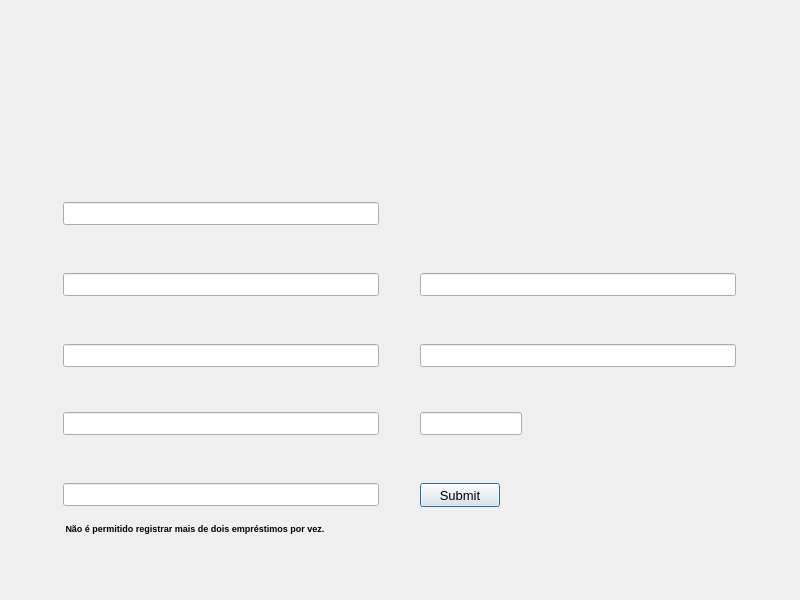
<?xml version="1.0" encoding="UTF-8"?>
<ui version="4.0">
 <class>Emp</class>
 <widget class="QDialog" name="Emp">
  <property name="geometry">
   <rect>
    <x>0</x>
    <y>0</y>
    <width>800</width>
    <height>600</height>
   </rect>
  </property>
  <property name="minimumSize">
   <size>
    <width>800</width>
    <height>600</height>
   </size>
  </property>
  <property name="maximumSize">
   <size>
    <width>800</width>
    <height>600</height>
   </size>
  </property>
  <property name="font">
   <font>
    <pointsize>10</pointsize>
   </font>
  </property>
  <property name="windowTitle">
   <string>Dialog</string>
  </property>
  <widget class="QLabel" name="empback">
   <property name="geometry">
    <rect>
     <x>0</x>
     <y>0</y>
     <width>800</width>
     <height>600</height>
    </rect>
   </property>
   <property name="text">
    <string/>
   </property>
  </widget>
  <widget class="QPushButton" name="enviar">
   <property name="geometry">
    <rect>
     <x>420</x>
     <y>483</y>
     <width>80</width>
     <height>24</height>
    </rect>
   </property>
   <property name="text">
    <string>Submit</string>
   </property>
  </widget>
  <widget class="QLabel" name="erro">
   <property name="enabled">
    <bool>true</bool>
   </property>
   <property name="geometry">
    <rect>
     <x>63</x>
     <y>520</y>
     <width>371</width>
     <height>16</height>
    </rect>
   </property>
   <property name="palette">
    <palette>
     <active>
      <colorrole role="WindowText">
       <brush brushstyle="SolidPattern">
        <color alpha="255">
         <red>0</red>
         <green>0</green>
         <blue>0</blue>
        </color>
       </brush>
      </colorrole>
      <colorrole role="Button">
       <brush brushstyle="SolidPattern">
        <color alpha="255">
         <red>240</red>
         <green>240</green>
         <blue>240</blue>
        </color>
       </brush>
      </colorrole>
      <colorrole role="Light">
       <brush brushstyle="SolidPattern">
        <color alpha="255">
         <red>255</red>
         <green>255</green>
         <blue>255</blue>
        </color>
       </brush>
      </colorrole>
      <colorrole role="Midlight">
       <brush brushstyle="SolidPattern">
        <color alpha="255">
         <red>227</red>
         <green>227</green>
         <blue>227</blue>
        </color>
       </brush>
      </colorrole>
      <colorrole role="Dark">
       <brush brushstyle="SolidPattern">
        <color alpha="255">
         <red>160</red>
         <green>160</green>
         <blue>160</blue>
        </color>
       </brush>
      </colorrole>
      <colorrole role="Mid">
       <brush brushstyle="SolidPattern">
        <color alpha="255">
         <red>160</red>
         <green>160</green>
         <blue>160</blue>
        </color>
       </brush>
      </colorrole>
      <colorrole role="Text">
       <brush brushstyle="SolidPattern">
        <color alpha="255">
         <red>0</red>
         <green>0</green>
         <blue>0</blue>
        </color>
       </brush>
      </colorrole>
      <colorrole role="BrightText">
       <brush brushstyle="SolidPattern">
        <color alpha="255">
         <red>255</red>
         <green>255</green>
         <blue>255</blue>
        </color>
       </brush>
      </colorrole>
      <colorrole role="ButtonText">
       <brush brushstyle="SolidPattern">
        <color alpha="255">
         <red>0</red>
         <green>0</green>
         <blue>0</blue>
        </color>
       </brush>
      </colorrole>
      <colorrole role="Base">
       <brush brushstyle="SolidPattern">
        <color alpha="255">
         <red>255</red>
         <green>255</green>
         <blue>255</blue>
        </color>
       </brush>
      </colorrole>
      <colorrole role="Window">
       <brush brushstyle="SolidPattern">
        <color alpha="255">
         <red>240</red>
         <green>240</green>
         <blue>240</blue>
        </color>
       </brush>
      </colorrole>
      <colorrole role="Shadow">
       <brush brushstyle="SolidPattern">
        <color alpha="255">
         <red>105</red>
         <green>105</green>
         <blue>105</blue>
        </color>
       </brush>
      </colorrole>
      <colorrole role="Highlight">
       <brush brushstyle="SolidPattern">
        <color alpha="255">
         <red>0</red>
         <green>120</green>
         <blue>215</blue>
        </color>
       </brush>
      </colorrole>
      <colorrole role="HighlightedText">
       <brush brushstyle="SolidPattern">
        <color alpha="255">
         <red>255</red>
         <green>255</green>
         <blue>255</blue>
        </color>
       </brush>
      </colorrole>
      <colorrole role="Link">
       <brush brushstyle="SolidPattern">
        <color alpha="255">
         <red>0</red>
         <green>0</green>
         <blue>255</blue>
        </color>
       </brush>
      </colorrole>
      <colorrole role="LinkVisited">
       <brush brushstyle="SolidPattern">
        <color alpha="255">
         <red>255</red>
         <green>0</green>
         <blue>255</blue>
        </color>
       </brush>
      </colorrole>
      <colorrole role="AlternateBase">
       <brush brushstyle="SolidPattern">
        <color alpha="255">
         <red>245</red>
         <green>245</green>
         <blue>245</blue>
        </color>
       </brush>
      </colorrole>
      <colorrole role="NoRole">
       <brush brushstyle="SolidPattern">
        <color alpha="255">
         <red>0</red>
         <green>0</green>
         <blue>0</blue>
        </color>
       </brush>
      </colorrole>
      <colorrole role="ToolTipBase">
       <brush brushstyle="SolidPattern">
        <color alpha="255">
         <red>255</red>
         <green>255</green>
         <blue>220</blue>
        </color>
       </brush>
      </colorrole>
      <colorrole role="ToolTipText">
       <brush brushstyle="SolidPattern">
        <color alpha="255">
         <red>0</red>
         <green>0</green>
         <blue>0</blue>
        </color>
       </brush>
      </colorrole>
      <colorrole role="PlaceholderText">
       <brush brushstyle="SolidPattern">
        <color alpha="128">
         <red>0</red>
         <green>0</green>
         <blue>0</blue>
        </color>
       </brush>
      </colorrole>
     </active>
     <inactive>
      <colorrole role="WindowText">
       <brush brushstyle="SolidPattern">
        <color alpha="255">
         <red>0</red>
         <green>0</green>
         <blue>0</blue>
        </color>
       </brush>
      </colorrole>
      <colorrole role="Button">
       <brush brushstyle="SolidPattern">
        <color alpha="255">
         <red>240</red>
         <green>240</green>
         <blue>240</blue>
        </color>
       </brush>
      </colorrole>
      <colorrole role="Light">
       <brush brushstyle="SolidPattern">
        <color alpha="255">
         <red>255</red>
         <green>255</green>
         <blue>255</blue>
        </color>
       </brush>
      </colorrole>
      <colorrole role="Midlight">
       <brush brushstyle="SolidPattern">
        <color alpha="255">
         <red>227</red>
         <green>227</green>
         <blue>227</blue>
        </color>
       </brush>
      </colorrole>
      <colorrole role="Dark">
       <brush brushstyle="SolidPattern">
        <color alpha="255">
         <red>160</red>
         <green>160</green>
         <blue>160</blue>
        </color>
       </brush>
      </colorrole>
      <colorrole role="Mid">
       <brush brushstyle="SolidPattern">
        <color alpha="255">
         <red>160</red>
         <green>160</green>
         <blue>160</blue>
        </color>
       </brush>
      </colorrole>
      <colorrole role="Text">
       <brush brushstyle="SolidPattern">
        <color alpha="255">
         <red>0</red>
         <green>0</green>
         <blue>0</blue>
        </color>
       </brush>
      </colorrole>
      <colorrole role="BrightText">
       <brush brushstyle="SolidPattern">
        <color alpha="255">
         <red>255</red>
         <green>255</green>
         <blue>255</blue>
        </color>
       </brush>
      </colorrole>
      <colorrole role="ButtonText">
       <brush brushstyle="SolidPattern">
        <color alpha="255">
         <red>0</red>
         <green>0</green>
         <blue>0</blue>
        </color>
       </brush>
      </colorrole>
      <colorrole role="Base">
       <brush brushstyle="SolidPattern">
        <color alpha="255">
         <red>255</red>
         <green>255</green>
         <blue>255</blue>
        </color>
       </brush>
      </colorrole>
      <colorrole role="Window">
       <brush brushstyle="SolidPattern">
        <color alpha="255">
         <red>240</red>
         <green>240</green>
         <blue>240</blue>
        </color>
       </brush>
      </colorrole>
      <colorrole role="Shadow">
       <brush brushstyle="SolidPattern">
        <color alpha="255">
         <red>105</red>
         <green>105</green>
         <blue>105</blue>
        </color>
       </brush>
      </colorrole>
      <colorrole role="Highlight">
       <brush brushstyle="SolidPattern">
        <color alpha="255">
         <red>240</red>
         <green>240</green>
         <blue>240</blue>
        </color>
       </brush>
      </colorrole>
      <colorrole role="HighlightedText">
       <brush brushstyle="SolidPattern">
        <color alpha="255">
         <red>0</red>
         <green>0</green>
         <blue>0</blue>
        </color>
       </brush>
      </colorrole>
      <colorrole role="Link">
       <brush brushstyle="SolidPattern">
        <color alpha="255">
         <red>0</red>
         <green>0</green>
         <blue>255</blue>
        </color>
       </brush>
      </colorrole>
      <colorrole role="LinkVisited">
       <brush brushstyle="SolidPattern">
        <color alpha="255">
         <red>255</red>
         <green>0</green>
         <blue>255</blue>
        </color>
       </brush>
      </colorrole>
      <colorrole role="AlternateBase">
       <brush brushstyle="SolidPattern">
        <color alpha="255">
         <red>245</red>
         <green>245</green>
         <blue>245</blue>
        </color>
       </brush>
      </colorrole>
      <colorrole role="NoRole">
       <brush brushstyle="NoBrush">
        <color alpha="255">
         <red>0</red>
         <green>0</green>
         <blue>0</blue>
        </color>
       </brush>
      </colorrole>
      <colorrole role="ToolTipBase">
       <brush brushstyle="SolidPattern">
        <color alpha="255">
         <red>255</red>
         <green>255</green>
         <blue>220</blue>
        </color>
       </brush>
      </colorrole>
      <colorrole role="ToolTipText">
       <brush brushstyle="SolidPattern">
        <color alpha="255">
         <red>0</red>
         <green>0</green>
         <blue>0</blue>
        </color>
       </brush>
      </colorrole>
      <colorrole role="PlaceholderText">
       <brush brushstyle="SolidPattern">
        <color alpha="128">
         <red>0</red>
         <green>0</green>
         <blue>0</blue>
        </color>
       </brush>
      </colorrole>
     </inactive>
     <disabled>
      <colorrole role="WindowText">
       <brush brushstyle="SolidPattern">
        <color alpha="255">
         <red>120</red>
         <green>120</green>
         <blue>120</blue>
        </color>
       </brush>
      </colorrole>
      <colorrole role="Button">
       <brush brushstyle="SolidPattern">
        <color alpha="255">
         <red>240</red>
         <green>240</green>
         <blue>240</blue>
        </color>
       </brush>
      </colorrole>
      <colorrole role="Light">
       <brush brushstyle="SolidPattern">
        <color alpha="255">
         <red>255</red>
         <green>255</green>
         <blue>255</blue>
        </color>
       </brush>
      </colorrole>
      <colorrole role="Midlight">
       <brush brushstyle="SolidPattern">
        <color alpha="255">
         <red>247</red>
         <green>247</green>
         <blue>247</blue>
        </color>
       </brush>
      </colorrole>
      <colorrole role="Dark">
       <brush brushstyle="SolidPattern">
        <color alpha="255">
         <red>160</red>
         <green>160</green>
         <blue>160</blue>
        </color>
       </brush>
      </colorrole>
      <colorrole role="Mid">
       <brush brushstyle="SolidPattern">
        <color alpha="255">
         <red>160</red>
         <green>160</green>
         <blue>160</blue>
        </color>
       </brush>
      </colorrole>
      <colorrole role="Text">
       <brush brushstyle="SolidPattern">
        <color alpha="255">
         <red>120</red>
         <green>120</green>
         <blue>120</blue>
        </color>
       </brush>
      </colorrole>
      <colorrole role="BrightText">
       <brush brushstyle="SolidPattern">
        <color alpha="255">
         <red>255</red>
         <green>255</green>
         <blue>255</blue>
        </color>
       </brush>
      </colorrole>
      <colorrole role="ButtonText">
       <brush brushstyle="SolidPattern">
        <color alpha="255">
         <red>120</red>
         <green>120</green>
         <blue>120</blue>
        </color>
       </brush>
      </colorrole>
      <colorrole role="Base">
       <brush brushstyle="SolidPattern">
        <color alpha="255">
         <red>240</red>
         <green>240</green>
         <blue>240</blue>
        </color>
       </brush>
      </colorrole>
      <colorrole role="Window">
       <brush brushstyle="SolidPattern">
        <color alpha="255">
         <red>240</red>
         <green>240</green>
         <blue>240</blue>
        </color>
       </brush>
      </colorrole>
      <colorrole role="Shadow">
       <brush brushstyle="SolidPattern">
        <color alpha="255">
         <red>0</red>
         <green>0</green>
         <blue>0</blue>
        </color>
       </brush>
      </colorrole>
      <colorrole role="Highlight">
       <brush brushstyle="SolidPattern">
        <color alpha="255">
         <red>0</red>
         <green>120</green>
         <blue>215</blue>
        </color>
       </brush>
      </colorrole>
      <colorrole role="HighlightedText">
       <brush brushstyle="SolidPattern">
        <color alpha="255">
         <red>255</red>
         <green>255</green>
         <blue>255</blue>
        </color>
       </brush>
      </colorrole>
      <colorrole role="Link">
       <brush brushstyle="SolidPattern">
        <color alpha="255">
         <red>0</red>
         <green>0</green>
         <blue>255</blue>
        </color>
       </brush>
      </colorrole>
      <colorrole role="LinkVisited">
       <brush brushstyle="SolidPattern">
        <color alpha="255">
         <red>255</red>
         <green>0</green>
         <blue>255</blue>
        </color>
       </brush>
      </colorrole>
      <colorrole role="AlternateBase">
       <brush brushstyle="SolidPattern">
        <color alpha="255">
         <red>245</red>
         <green>245</green>
         <blue>245</blue>
        </color>
       </brush>
      </colorrole>
      <colorrole role="NoRole">
       <brush brushstyle="NoBrush">
        <color alpha="255">
         <red>0</red>
         <green>0</green>
         <blue>0</blue>
        </color>
       </brush>
      </colorrole>
      <colorrole role="ToolTipBase">
       <brush brushstyle="SolidPattern">
        <color alpha="255">
         <red>255</red>
         <green>255</green>
         <blue>220</blue>
        </color>
       </brush>
      </colorrole>
      <colorrole role="ToolTipText">
       <brush brushstyle="SolidPattern">
        <color alpha="255">
         <red>0</red>
         <green>0</green>
         <blue>0</blue>
        </color>
       </brush>
      </colorrole>
      <colorrole role="PlaceholderText">
       <brush brushstyle="SolidPattern">
        <color alpha="128">
         <red>0</red>
         <green>0</green>
         <blue>0</blue>
        </color>
       </brush>
      </colorrole>
     </disabled>
    </palette>
   </property>
   <property name="font">
    <font>
     <pointsize>7</pointsize>
     <bold>true</bold>
    </font>
   </property>
   <property name="text">
    <string> Não é permitido registrar mais de dois empréstimos por vez.</string>
   </property>
  </widget>
  <widget class="QLineEdit" name="name">
   <property name="geometry">
    <rect>
     <x>63</x>
     <y>202</y>
     <width>316</width>
     <height>23</height>
    </rect>
   </property>
  </widget>
  <widget class="QLineEdit" name="addr">
   <property name="geometry">
    <rect>
     <x>63</x>
     <y>273</y>
     <width>316</width>
     <height>23</height>
    </rect>
   </property>
  </widget>
  <widget class="QLineEdit" name="email">
   <property name="geometry">
    <rect>
     <x>63</x>
     <y>344</y>
     <width>316</width>
     <height>23</height>
    </rect>
   </property>
  </widget>
  <widget class="QLineEdit" name="curso">
   <property name="geometry">
    <rect>
     <x>63</x>
     <y>412</y>
     <width>316</width>
     <height>23</height>
    </rect>
   </property>
  </widget>
  <widget class="QLineEdit" name="numat">
   <property name="geometry">
    <rect>
     <x>63</x>
     <y>483</y>
     <width>316</width>
     <height>23</height>
    </rect>
   </property>
  </widget>
  <widget class="QLineEdit" name="ttl">
   <property name="geometry">
    <rect>
     <x>420</x>
     <y>273</y>
     <width>316</width>
     <height>23</height>
    </rect>
   </property>
  </widget>
  <widget class="QLineEdit" name="auth">
   <property name="geometry">
    <rect>
     <x>420</x>
     <y>344</y>
     <width>316</width>
     <height>23</height>
    </rect>
   </property>
  </widget>
  <widget class="QLineEdit" name="year">
   <property name="geometry">
    <rect>
     <x>420</x>
     <y>412</y>
     <width>102</width>
     <height>23</height>
    </rect>
   </property>
  </widget>
 </widget>
 <resources/>
 <connections/>
</ui>
